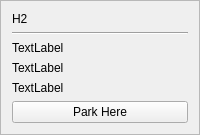
        <widget class="QFrame" name="frame_8">
         <property name="frameShape">
          <enum>QFrame::StyledPanel</enum>
         </property>
         <property name="frameShadow">
          <enum>QFrame::Plain</enum>
         </property>
         <layout class="QGridLayout" name="gridLayout_8">
          <item row="0" column="0">
           <layout class="QVBoxLayout" name="verticalLayout_4">
            <item>
             <widget class="QLabel" name="label_4">
              <property name="text">
               <string>H2</string>
              </property>
             </widget>
            </item>
            <item>
             <widget class="Line" name="line_8">
              <property name="orientation">
               <enum>Qt::Horizontal</enum>
              </property>
             </widget>
            </item>
            <item>
             <widget class="QLabel" name="h2TakenLbl">
              <property name="text">
               <string>TextLabel</string>
              </property>
             </widget>
            </item>
            <item>
             <widget class="QLabel" name="h2handLbl">
              <property name="text">
               <string>TextLabel</string>
              </property>
             </widget>
            </item>
            <item>
             <widget class="QLabel" name="takenByLblh2">
              <property name="text">
               <string>TextLabel</string>
              </property>
             </widget>
            </item>
            <item>
             <widget class="QPushButton" name="h2Btn">
              <property name="text">
               <string>Park Here</string>
              </property>
             </widget>
            </item>
           </layout>
          </item>
         </layout>
        </widget>
